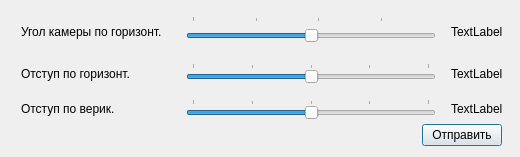
<?xml version="1.0" encoding="UTF-8"?>
<ui version="4.0">
 <class>Dialog</class>
 <widget class="QDialog" name="Dialog">
  <property name="geometry">
   <rect>
    <x>0</x>
    <y>0</y>
    <width>520</width>
    <height>157</height>
   </rect>
  </property>
  <property name="sizePolicy">
   <sizepolicy hsizetype="Fixed" vsizetype="Fixed">
    <horstretch>0</horstretch>
    <verstretch>0</verstretch>
   </sizepolicy>
  </property>
  <property name="windowTitle">
   <string>Server</string>
  </property>
  <layout class="QFormLayout" name="formLayout_2">
   <item row="0" column="0">
    <layout class="QFormLayout" name="formLayout_3">
     <property name="sizeConstraint">
      <enum>QLayout::SizeConstraint::SetDefaultConstraint</enum>
     </property>
     <property name="horizontalSpacing">
      <number>0</number>
     </property>
     <property name="verticalSpacing">
      <number>0</number>
     </property>
     <property name="topMargin">
      <number>0</number>
     </property>
     <item row="0" column="0">
      <layout class="QHBoxLayout" name="AngleHBox">
       <property name="spacing">
        <number>15</number>
       </property>
       <property name="sizeConstraint">
        <enum>QLayout::SizeConstraint::SetMaximumSize</enum>
       </property>
       <property name="leftMargin">
        <number>10</number>
       </property>
       <property name="topMargin">
        <number>5</number>
       </property>
       <property name="rightMargin">
        <number>5</number>
       </property>
       <property name="bottomMargin">
        <number>5</number>
       </property>
       <item>
        <widget class="QLabel" name="AngleSliderLabel">
         <property name="sizePolicy">
          <sizepolicy hsizetype="Preferred" vsizetype="MinimumExpanding">
           <horstretch>0</horstretch>
           <verstretch>0</verstretch>
          </sizepolicy>
         </property>
         <property name="minimumSize">
          <size>
           <width>150</width>
           <height>0</height>
          </size>
         </property>
         <property name="text">
          <string>Угол камеры по горизонт.</string>
         </property>
        </widget>
       </item>
       <item>
        <widget class="QSlider" name="AngleSlider">
         <property name="enabled">
          <bool>true</bool>
         </property>
         <property name="sizePolicy">
          <sizepolicy hsizetype="Expanding" vsizetype="MinimumExpanding">
           <horstretch>0</horstretch>
           <verstretch>0</verstretch>
          </sizepolicy>
         </property>
         <property name="minimumSize">
          <size>
           <width>250</width>
           <height>0</height>
          </size>
         </property>
         <property name="minimum">
          <number>20</number>
         </property>
         <property name="maximum">
          <number>50</number>
         </property>
         <property name="pageStep">
          <number>1</number>
         </property>
         <property name="sliderPosition">
          <number>35</number>
         </property>
         <property name="orientation">
          <enum>Qt::Orientation::Horizontal</enum>
         </property>
         <property name="tickPosition">
          <enum>QSlider::TickPosition::TicksAbove</enum>
         </property>
         <property name="tickInterval">
          <number>8</number>
         </property>
        </widget>
       </item>
       <item>
        <widget class="QLabel" name="AngleSliderDATA">
         <property name="text">
          <string>TextLabel</string>
         </property>
        </widget>
       </item>
      </layout>
     </item>
     <item row="1" column="0">
      <layout class="QHBoxLayout" name="HorizHBox">
       <property name="spacing">
        <number>15</number>
       </property>
       <property name="leftMargin">
        <number>10</number>
       </property>
       <property name="topMargin">
        <number>5</number>
       </property>
       <property name="rightMargin">
        <number>5</number>
       </property>
       <property name="bottomMargin">
        <number>5</number>
       </property>
       <item>
        <widget class="QLabel" name="HorizLabel">
         <property name="sizePolicy">
          <sizepolicy hsizetype="Preferred" vsizetype="MinimumExpanding">
           <horstretch>0</horstretch>
           <verstretch>0</verstretch>
          </sizepolicy>
         </property>
         <property name="minimumSize">
          <size>
           <width>150</width>
           <height>0</height>
          </size>
         </property>
         <property name="text">
          <string>Отступ по горизонт.</string>
         </property>
        </widget>
       </item>
       <item>
        <widget class="QSlider" name="HorizSlider">
         <property name="sizePolicy">
          <sizepolicy hsizetype="MinimumExpanding" vsizetype="Fixed">
           <horstretch>0</horstretch>
           <verstretch>0</verstretch>
          </sizepolicy>
         </property>
         <property name="minimumSize">
          <size>
           <width>250</width>
           <height>0</height>
          </size>
         </property>
         <property name="minimum">
          <number>-100</number>
         </property>
         <property name="maximum">
          <number>100</number>
         </property>
         <property name="singleStep">
          <number>10</number>
         </property>
         <property name="tracking">
          <bool>true</bool>
         </property>
         <property name="orientation">
          <enum>Qt::Orientation::Horizontal</enum>
         </property>
         <property name="tickPosition">
          <enum>QSlider::TickPosition::TicksAbove</enum>
         </property>
         <property name="tickInterval">
          <number>50</number>
         </property>
        </widget>
       </item>
       <item>
        <widget class="QLabel" name="HorizDATA">
         <property name="text">
          <string>TextLabel</string>
         </property>
        </widget>
       </item>
      </layout>
     </item>
     <item row="2" column="0">
      <layout class="QHBoxLayout" name="VertIntHBox">
       <property name="spacing">
        <number>15</number>
       </property>
       <property name="leftMargin">
        <number>10</number>
       </property>
       <property name="topMargin">
        <number>5</number>
       </property>
       <property name="rightMargin">
        <number>5</number>
       </property>
       <property name="bottomMargin">
        <number>5</number>
       </property>
       <item>
        <widget class="QLabel" name="VertLabel">
         <property name="sizePolicy">
          <sizepolicy hsizetype="MinimumExpanding" vsizetype="Minimum">
           <horstretch>0</horstretch>
           <verstretch>0</verstretch>
          </sizepolicy>
         </property>
         <property name="minimumSize">
          <size>
           <width>150</width>
           <height>0</height>
          </size>
         </property>
         <property name="text">
          <string>Отступ по верик.</string>
         </property>
        </widget>
       </item>
       <item>
        <widget class="QSlider" name="VertSlider">
         <property name="sizePolicy">
          <sizepolicy hsizetype="MinimumExpanding" vsizetype="Fixed">
           <horstretch>0</horstretch>
           <verstretch>0</verstretch>
          </sizepolicy>
         </property>
         <property name="minimumSize">
          <size>
           <width>250</width>
           <height>0</height>
          </size>
         </property>
         <property name="minimum">
          <number>-100</number>
         </property>
         <property name="maximum">
          <number>100</number>
         </property>
         <property name="singleStep">
          <number>10</number>
         </property>
         <property name="orientation">
          <enum>Qt::Orientation::Horizontal</enum>
         </property>
         <property name="tickPosition">
          <enum>QSlider::TickPosition::TicksAbove</enum>
         </property>
         <property name="tickInterval">
          <number>50</number>
         </property>
        </widget>
       </item>
       <item>
        <widget class="QLabel" name="VertDATA">
         <property name="text">
          <string>TextLabel</string>
         </property>
        </widget>
       </item>
      </layout>
     </item>
     <item row="3" column="0">
      <layout class="QFormLayout" name="formLayout">
       <property name="leftMargin">
        <number>411</number>
       </property>
       <property name="topMargin">
        <number>0</number>
       </property>
       <property name="rightMargin">
        <number>0</number>
       </property>
       <property name="bottomMargin">
        <number>0</number>
       </property>
       <item row="0" column="0">
        <widget class="QPushButton" name="SendPushButt">
         <property name="sizePolicy">
          <sizepolicy hsizetype="Fixed" vsizetype="Fixed">
           <horstretch>0</horstretch>
           <verstretch>0</verstretch>
          </sizepolicy>
         </property>
         <property name="text">
          <string>Отправить</string>
         </property>
        </widget>
       </item>
      </layout>
     </item>
    </layout>
   </item>
  </layout>
 </widget>
 <resources/>
 <connections/>
</ui>
